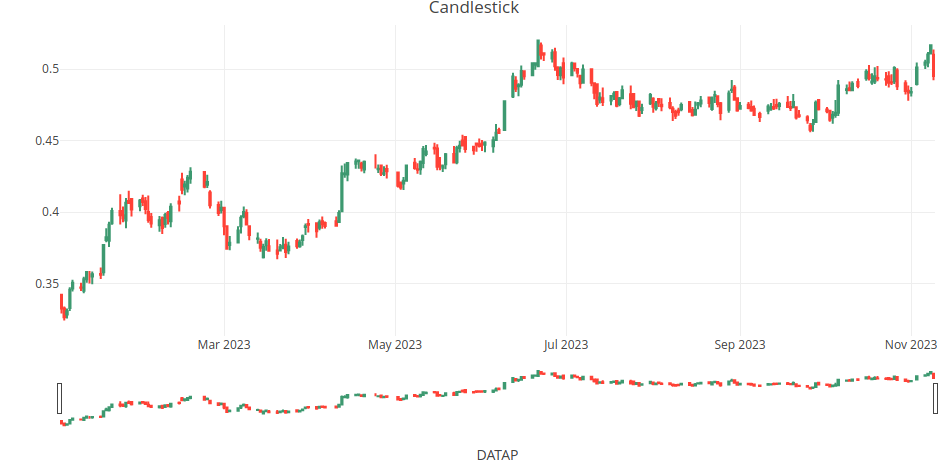

Write R code to recreate this figure.

# Carrega bibliotecas necessárias
library(dplyr)
library(gdata)
library(plotly)
library(quantmod)

# Aponta para o diretório onde estão os arquivos
setwd("~/analise-series-historicas-b3")

# Carrega funções que serão utilizadas no script
source("funcoes.R")


# Realiza o carregamento do arquivo de texto
# Os arquivos poderão ser acessados pelo link oficial da B3:
# https://www.b3.com.br/pt_br/market-data-e-indices/servicos-de-dados/market-data/historico/mercado-a-vista/series-historicas/

df <- ler_arquivo("COTAHIST_A2023.TXT")

# Faz a leitura das primeiras linhas do arquivo
head(df)

# Faz a conversão de campos data e valores
df <- converter_campos(df)

# Resumo estatístico
summary(df$PREMAX)

# Empresas
table(df$CODNEG)


# Codigo de Negociação do papel (CODNEG)

COD = 'BBAS3'

dfCODNEG <- filter(df, trim(CODNEG) == COD)

fig <- dfCODNEG %>% plot_ly(x = ~DATAP, type="candlestick",
                            open = ~PREABE, close = ~PREULT,
                            high = ~PREMAX, low = ~PREMIN)
fig <- fig %>% layout(title = "Candlestick")

fig


# Libera memória
unlink(df)
